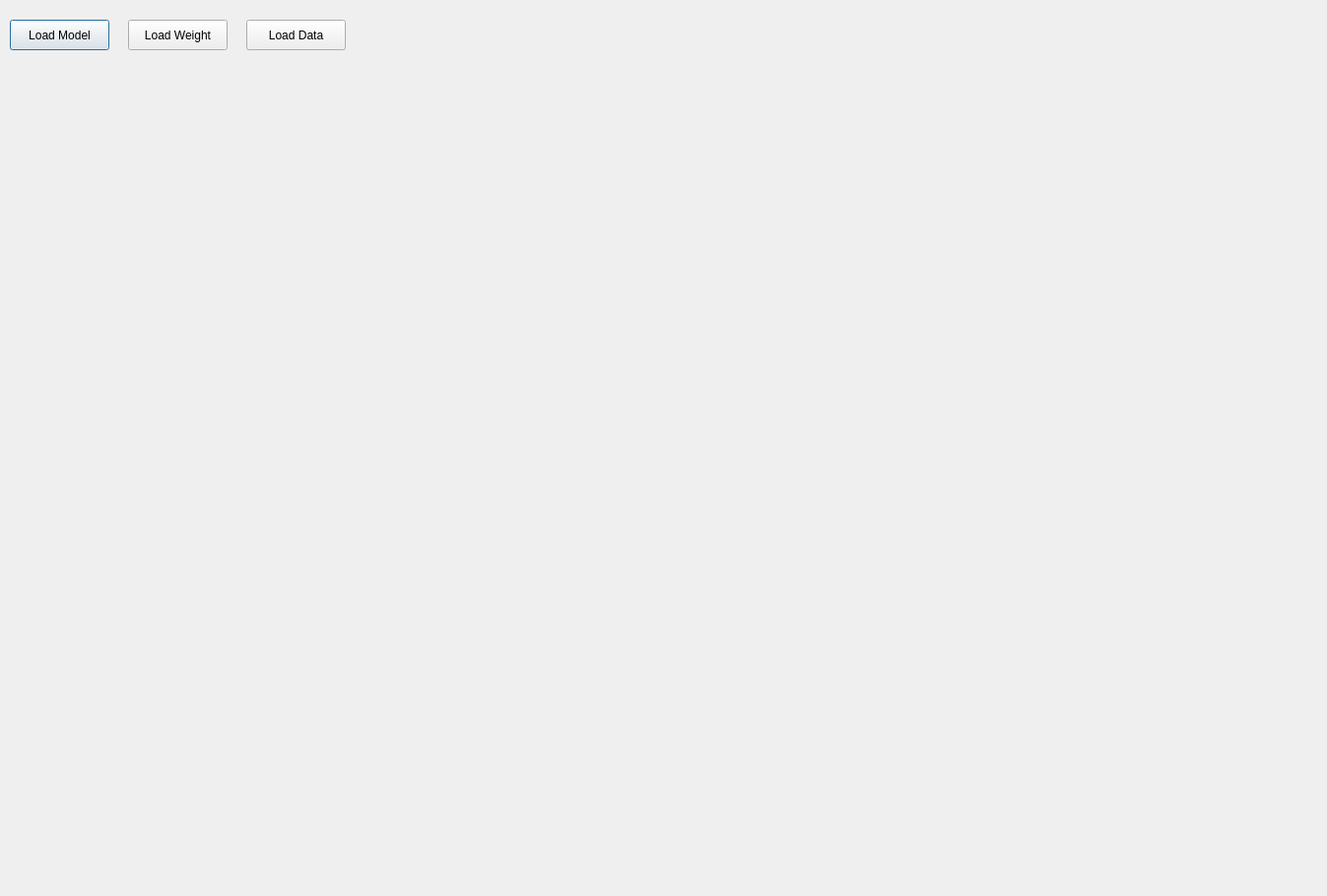
<?xml version="1.0" encoding="UTF-8"?>
<ui version="4.0">
 <class>Dialog</class>
 <widget class="QDialog" name="Dialog">
  <property name="geometry">
   <rect>
    <x>0</x>
    <y>0</y>
    <width>1347</width>
    <height>910</height>
   </rect>
  </property>
  <property name="windowTitle">
   <string>Dialog</string>
  </property>
  <widget class="QPushButton" name="load_model">
   <property name="geometry">
    <rect>
     <x>10</x>
     <y>20</y>
     <width>101</width>
     <height>31</height>
    </rect>
   </property>
   <property name="text">
    <string>Load Model</string>
   </property>
  </widget>
  <widget class="QPushButton" name="load_weight">
   <property name="geometry">
    <rect>
     <x>130</x>
     <y>20</y>
     <width>101</width>
     <height>31</height>
    </rect>
   </property>
   <property name="text">
    <string>Load Weight</string>
   </property>
  </widget>
  <widget class="QPushButton" name="load_dataset">
   <property name="geometry">
    <rect>
     <x>250</x>
     <y>20</y>
     <width>101</width>
     <height>31</height>
    </rect>
   </property>
   <property name="text">
    <string>Load Data</string>
   </property>
  </widget>
 </widget>
 <resources/>
 <connections/>
</ui>
